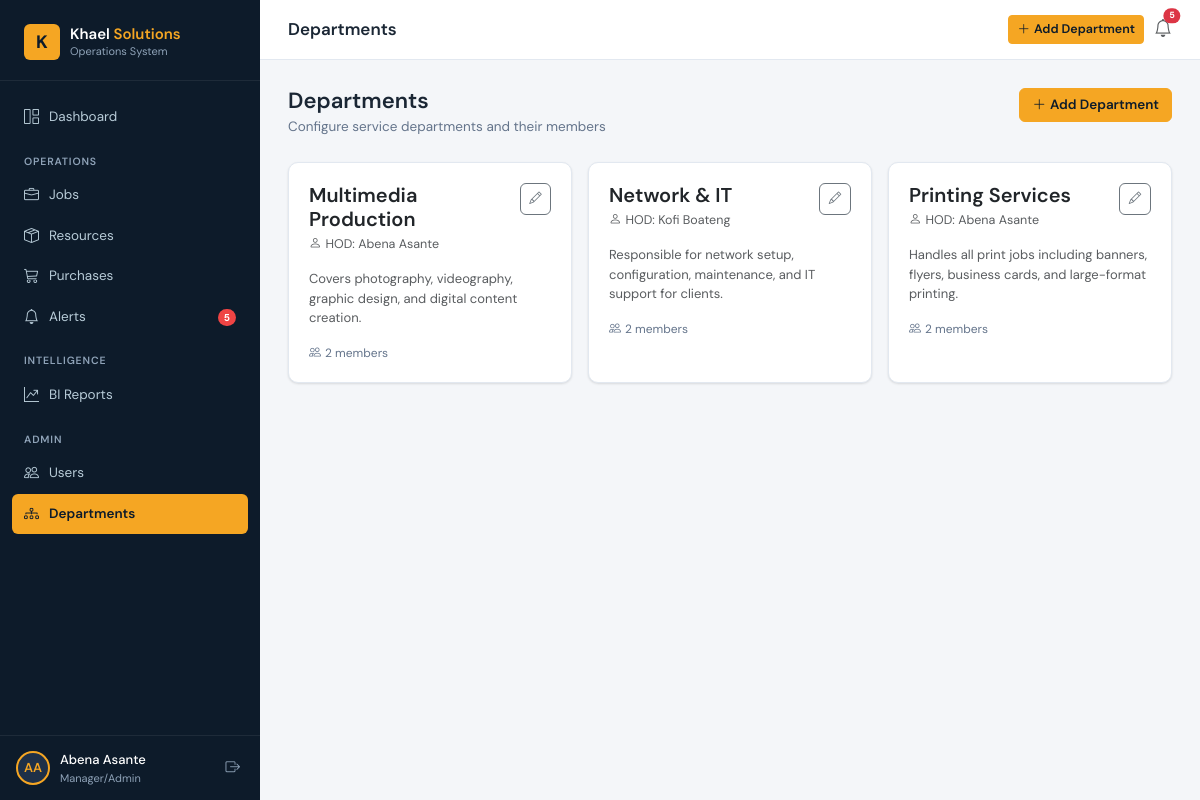
Page /departments/ (signed in) on the committed database.
### core/models.py (models this page shows, shortened)
class User(AbstractUser):
    class Role(models.TextChoices):
        SUPER_ADMIN = 'super_admin', 'Super Admin'
        MANAGER     = 'manager',     'Manager/Admin'
        STAFF       = 'staff',       'Department Staff'
    role = models.CharField(max_length=20, choices=Role.choices, default=Role.STAFF)
    groups = models.ManyToManyField(
        'auth.Group', related_name='core_user_set', blank=True,
    )
    user_permissions = models.ManyToManyField(
        'auth.Permission', related_name='core_user_set', blank=True,
    )
    class Meta:
        verbose_name = 'User'
        verbose_name_plural = 'Users'
        ordering = ['username']

class Department(models.Model):
    name        = models.CharField(max_length=100, unique=True)
    description = models.TextField(blank=True)
    hod         = models.ForeignKey(
        User, on_delete=models.SET_NULL, null=True, blank=True,
        related_name='headed_departments', verbose_name='Head of Department',
    )
    created_at = models.DateTimeField(auto_now_add=True)
    updated_at = models.DateTimeField(auto_now=True)
    class Meta:
        ordering = ['name']

### core/views.py (the view)
# urls.py: path('departments/',                  DepartmentListView.as_view(),   name='department_list'),
class DepartmentListView(ManagerRequiredMixin, View):
    template_name = 'departments/department_list.html'
    def get(self, request):
        return render(request, self.template_name, {
            'departments': Department.objects.prefetch_related('members__user').select_related('hod'),
        })

### core/context_processors.py (called while the page is built)
def global_context(request):
    if not request.user.is_authenticated:
        return {}
    from core.models import Alert
    return {
        'alert_count': Alert.objects.filter(resolved=False).count(),
    }

### core/permissions.py (called while the page is built)
    def dispatch(self, request, *args, **kwargs):
        if not request.user.is_authenticated:
            return self.handle_no_permission()
        if request.user.role not in self.allowed_roles:
            raise PermissionDenied
        return super().dispatch(request, *args, **kwargs)

### templates/departments/department_list.html (shortened to what this page needs)
{% extends 'base.html' %}
{% block topbar_title %}Departments{% endblock %}
{% block topbar_actions %}
<a href="{% url 'core:department_create' %}" class="btn btn-sm btn-primary"><i class="bi bi-plus-lg me-1"></i>Add Department</a>
{% endblock %}
{% block content %}
<div class="page-header">
  <div><h1>Departments</h1><p>Configure service departments and their members</p></div>
  <div class="page-actions">
    <a href="{% url 'core:department_create' %}" class="btn btn-primary"><i class="bi bi-plus-lg me-1"></i>Add Department</a>
  </div>
</div>
<div class="row g-3">
  {% for dept in departments %}
  <div class="col-md-6 col-lg-4">
    <div class="card h-100">
      <div class="card-body">
        <div class="d-flex align-items-start justify-content-between mb-3">
          <div>
            <h5 class="mb-1">{{ dept.name }}</h5>
            {% if dept.hod %}<div class="text-muted" style="font-size:12.5px;"><i class="bi bi-person me-1"></i>HOD: {{ dept.hod.get_full_name|default:dept.hod.username }}</div>{% endif %}
          </div>
          <a href="{% url 'core:department_edit' dept.pk %}" class="btn btn-sm btn-outline-secondary btn-icon"><i class="bi bi-pencil"></i></a>
        </div>
        {% if dept.description %}<p class="text-muted mb-3" style="font-size:13px;">{{ dept.description }}</p>{% endif %}
        <div style="font-size:12px; color:var(--text-muted);">
          <i class="bi bi-people me-1"></i>{{ dept.members.count }} member{{ dept.members.count|pluralize }}
        </div>
      </div>
    </div>
  </div>
  {% endfor %}
</div>
{% endblock %}

### templates/base.html (shortened to what this page needs)
<!DOCTYPE html>
<html lang="en">
<head>
  <link href="https://cdnjs.cloudflare.com/ajax/libs/bootstrap/5.3.2/css/bootstrap.min.css" rel="stylesheet" />
  <link href="https://cdnjs.cloudflare.com/ajax/libs/bootstrap-icons/1.11.3/font/bootstrap-icons.min.css" rel="stylesheet" />
  {% load static %}
  <link rel="stylesheet" href="{% static 'css/main.css' %}" />
</head>
<body>
<div id="wrapper">
  <nav id="sidebar">
    <div class="sidebar-brand">
      <a href="{% url 'core:dashboard' %}" class="brand-logo">
        <div class="brand-icon">K</div>
        <div>
          <div class="brand-name">Khael <span>Solutions</span></div>
          <div class="brand-sub">Operations System</div>
        </div>
      </a>
    </div>
    <div class="sidebar-nav">
      <ul class="list-unstyled mb-0">
        <li class="nav-item">
          <a href="{% url 'core:dashboard' %}" class="{% if request.resolver_match.url_name == 'dashboard' %}active{% endif %}">
            <i class="bi bi-grid-1x2"></i> Dashboard
          </a>
        </li>
        <div class="nav-section-label">Operations</div>
        <li class="nav-item">
          <a href="{% url 'core:job_list' %}" class="{% if 'job' in request.resolver_match.url_name %}active{% endif %}">
            <i class="bi bi-briefcase"></i> Jobs
          </a>
        </li>
        <li class="nav-item">
          <a href="{% url 'core:resource_list' %}" class="{% if 'resource' in request.resolver_match.url_name %}active{% endif %}">
            <i class="bi bi-box-seam"></i> Resources
          </a>
        </li>
        {% if user.role in 'super_admin,manager' %}
        <li class="nav-item">
          <a href="{% url 'core:purchase_list' %}" class="{% if 'purchase' in request.resolver_match.url_name %}active{% endif %}">
            <i class="bi bi-cart3"></i> Purchases
          </a>
        </li>
        {% endif %}
        <li class="nav-item">
          <a href="{% url 'core:alert_list' %}" class="{% if 'alert' in request.resolver_match.url_name %}active{% endif %}">
            <i class="bi bi-bell"></i> Alerts
            {% if alert_count > 0 %}
              <span class="nav-badge">{{ alert_count }}</span>
            {% endif %}
          </a>
        </li>
        {% if user.role in 'super_admin,manager' %}
        <div class="nav-section-label">Intelligence</div>
        <li class="nav-item">
          <a href="{% url 'core:report_list' %}" class="{% if 'report' in request.resolver_match.url_name %}active{% endif %}">
            <i class="bi bi-graph-up-arrow"></i> BI Reports
          </a>
        </li>
        {% endif %}
        {% if user.role in 'super_admin,manager' %}
        <div class="nav-section-label">Admin</div>
        <li class="nav-item">
          <a href="{% url 'core:user_list' %}" class="{% if 'user' in request.resolver_match.url_name %}active{% endif %}">
            <i class="bi bi-people"></i> Users
          </a>
        </li>
        <li class="nav-item">
          <a href="{% url 'core:department_list' %}" class="{% if 'department' in request.resolver_match.url_name %}active{% endif %}">
            <i class="bi bi-diagram-3"></i> Departments
          </a>
        </li>
        {% endif %}
      </ul>
    </div>
    <div class="sidebar-user">
      <div class="user-avatar">{{ user.first_name|slice:":1"|upper }}{{ user.last_name|slice:":1"|upper }}</div>
      <div class="user-info">
        <div class="user-name">{{ user.get_full_name|default:user.username }}</div>
        <div class="user-role">{{ user.get_role_display }}</div>
      </div>
      <form method="post" action="{% url 'core:logout' %}">
        <button type="submit" class="logout-btn" title="Logout">
          <i class="bi bi-box-arrow-right"></i>
        </button>
      </form>
    </div>
  </nav>
  <div id="main-content">
    <div class="topbar">
      <div class="d-flex align-items-center gap-3">
        <span class="topbar-title">{% block topbar_title %}{% endblock %}</span>
      </div>
      <div class="topbar-actions">
        {% block topbar_actions %}{% endblock %}
        <a href="{% url 'core:alert_list' %}" class="position-relative text-muted" style="font-size:18px; text-decoration:none;">
          <i class="bi bi-bell"></i>
          {% if alert_count > 0 %}
            <span class="position-absolute top-0 start-100 translate-middle badge rounded-pill bg-danger" style="font-size:9px;">{{ alert_count }}</span>
          {% endif %}
        </a>
      </div>
    </div>
    <div class="page-body">
      {% block content %}{% endblock %}
    </div>
  </div>
</div>
{% load static %}
</body>
</html>

### rows in the picture
User: first_name "A", last_name "A", get_full_name "Abena Asante", role "Manager/Admin"
Department: name "Multimedia Production", hod.get_full_name "Abena Asante", description "Covers photography, videography, graphic design, and digital content creation.", members.count "2"
Department: name "Network & IT", hod.get_full_name "Kofi Boateng", description "Responsible for network setup, configuration, maintenance, and IT support for clients.", members.count "2"
Department: name "Printing Services", hod.get_full_name "Abena Asante", description "Handles all print jobs including banners, flyers, business cards, and large-format printing.", members.count "2"

### other values in the picture
{{ alert_count }} "5"
